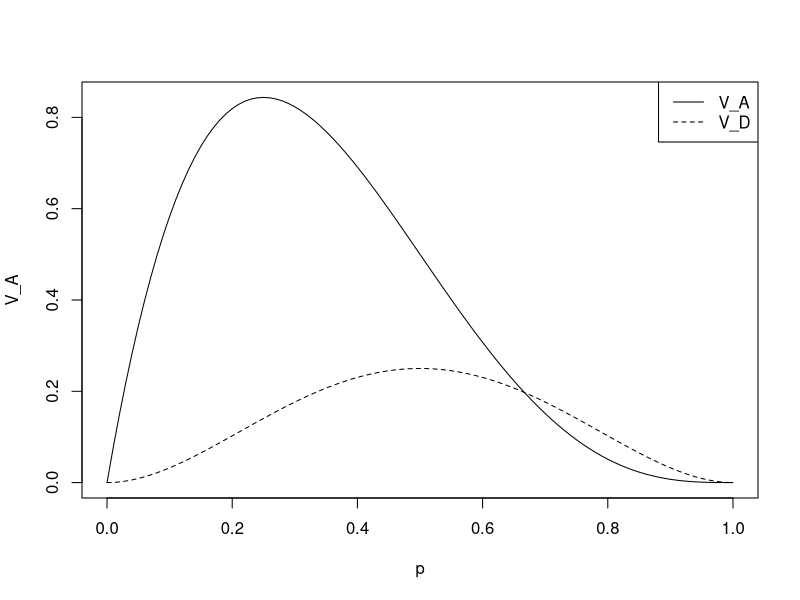

Recreate this plot in R.
## ---- chunk 1
knitr::opts_chunk$set(echo = FALSE)

# Load libraries
library(tidyverse)

## ---- chunk 2
a <- 1
d <- 1
p <- seq(0, 1, by = 0.01)
q <- 1 - p

V_A <- 2 * p * q * ( ( a + d * (q - p) )^2 )
V_D <- 4 * p^2 * q^2 * d^2

plot(x = p, y = V_A, type = "l", lty = 1)
lines(x = p, y = V_D, lty = 2)
legend("topright", legend = c("V_A", "V_D"), lty = c(1,2))
